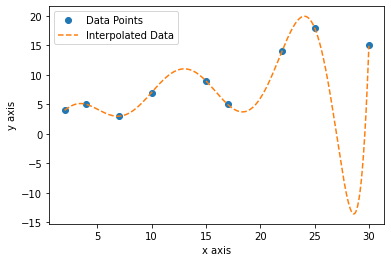

Here is the Python script that generated this plot:
#!/usr/bin/env python3
# -*- coding: utf-8 -*-
"""
Created on Fri Sep 18 18:48:36 2020
A Big Thanks goes to Mamunur Rashid for helping me in theory !!!!
@author: S.M. Raihanul Bashir Hridoy
"""

import matplotlib.pyplot as plt
import numpy as np

def Lagrange_Interpolation(x, xi, fi):
  result = 0

  for i in range(len(xi)):
    p = fi[i]

    for j in range(len(xi)):
      if (i != j):
        p = p * ((x - xi[j]) / (xi[i] - xi[j]))
      
    result = result + p;

  return result

x = [2, 4, 7, 10, 15, 17, 22, 25, 30]
y = [4, 5, 3, 7, 9, 5, 14, 18, 15]

plt.plot(x, y, 'o', label = 'Data Points')
x_plot = np.arange(x[0], x[-1], 0.001)
plt.plot(x_plot, Lagrange_Interpolation(x_plot, x, y), '--', label = 'Interpolated Data')
plt.xlabel('x axis')
plt.ylabel('y axis')
plt.legend()
plt.show()
